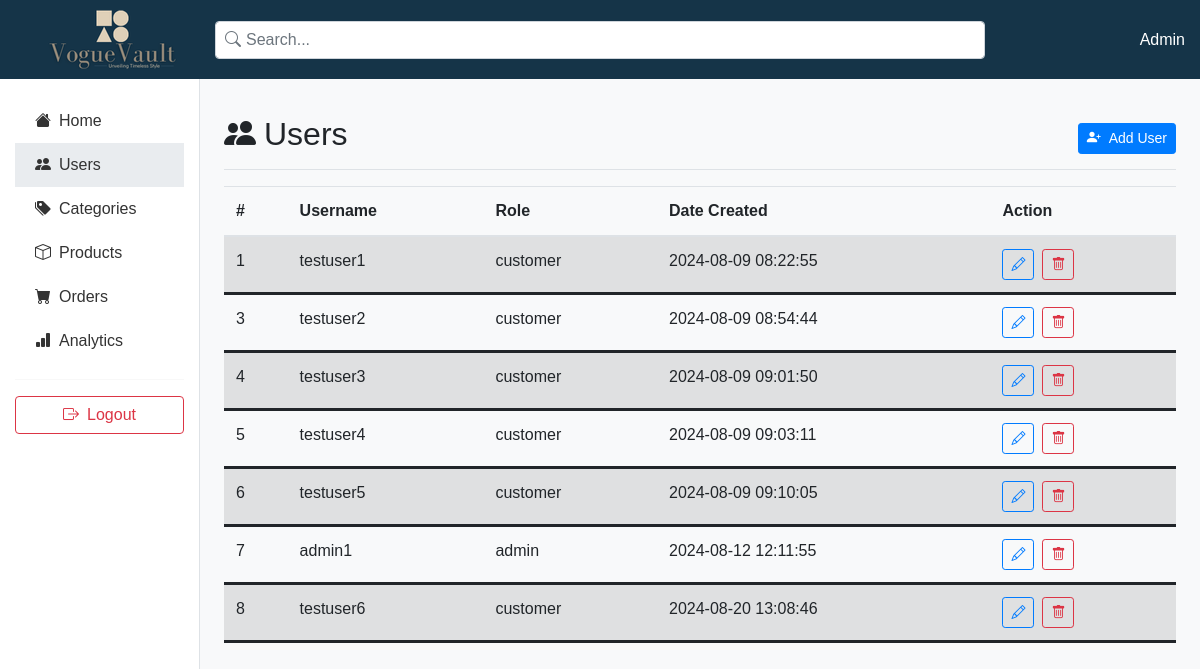
The page /admin/admin_users.php (signed in) on the database as committed earlier.
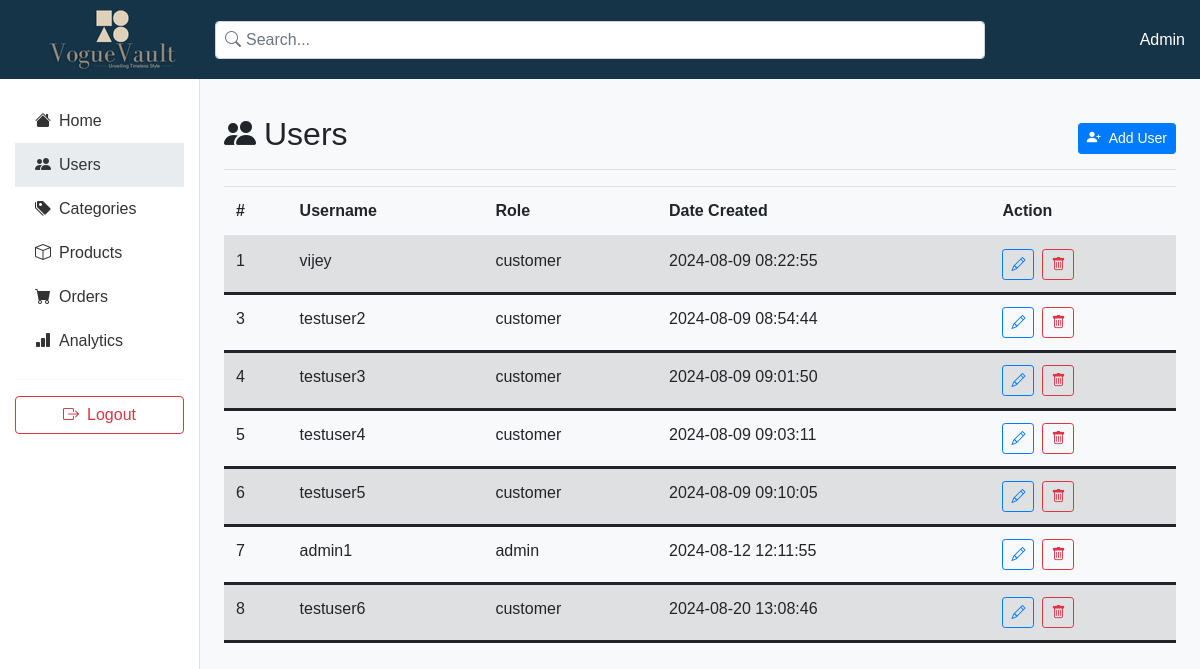
The same page on the database as committed later.
### tables this page shows
CREATE TABLE `users` (
  `id` int(11) NOT NULL,
  `username` varchar(50) NOT NULL,
  `password` varchar(255) NOT NULL,
  `email` varchar(100) NOT NULL,
  `role` varchar(20) NOT NULL DEFAULT 'customer',
  `gender` enum('male','female','other') NOT NULL,
  `birthday` date NOT NULL,
  `created_at` timestamp NOT NULL DEFAULT current_timestamp(),
  `reset_token` varchar(100) DEFAULT NULL
);

### admin/admin_users.php (the view, shortened to what the changed rows need)
<?php
require_once '../includes/connection.php';
$sql = "SELECT * FROM users";
$stmt = $pdo->query($sql);
?>
<!DOCTYPE html>
<html lang="en">
<head>
    <link href="../assets/fonts/poppins.css" rel="stylesheet">
    <link rel="stylesheet" href="../assets/css/bootstrap.min.css">
    <link rel="stylesheet" href="../assets/css/bootstrap-icons.min.css">
    <link rel="stylesheet" href="https://cdnjs.cloudflare.com/ajax/libs/bootstrap-icons/1.5.0/font/bootstrap-icons.min.css">
</head>
<body>
    <div class="container-fluid">
        <div class="row">
            <main class="col-md-9 ms-sm-auto col-lg-10 px-md-4 main-content">
                <div class="d-flex justify-content-between flex-wrap flex-md-nowrap align-items-center pt-3 pb-2 mb-3 border-bottom">
                    <h2><i class="bi bi-people-fill me-2"></i>Users</h2>
                </div>
                <div class="table-responsive">
                    <table class="table table-striped table-md">
                        <thead>
                            <tr>
                                <th>#</th>
                                <th>Username</th>
                                <th>Role</th>
                                <th>Date Created</th>
                                <th>Action</th>
                            </tr>
                        </thead>
                        <tbody>
                        <?php
                            if ($stmt) {
                                while ($row = $stmt->fetch(PDO::FETCH_ASSOC)) {
                                    echo "<tr data-user-id='" . htmlspecialchars($row["id"]) . "'>";
                                    echo "<td>" . htmlspecialchars($row["id"]) . "</td>";
                                    echo "<td>" . htmlspecialchars($row["username"]) . "</td>";
                                    echo "<td>" . htmlspecialchars($row["role"]) . "</td>";
                                    echo "<td>" . htmlspecialchars($row["created_at"]) . "</td>";
                                    echo "<td>";
                                    echo "<button class='btn btn-sm btn-outline-primary me-2' data-bs-toggle='modal' data-bs-target='#editUserModal' data-user-id='" . htmlspecialchars($row["id"]) . "'><i class='bi bi-pencil'></i></button>";
                                    echo "<button class='btn btn-sm btn-outline-danger' data-bs-toggle='modal' data-bs-target='#deleteModal' data-user-id='" . htmlspecialchars($row["id"]) . "'><i class='bi bi-trash'></i></button>";
                                    echo "</td>";
                                    echo "</tr>";
                                }
                            } else {
                                echo "<tr><td colspan='5'>No users found</td></tr>";
                            }
                            ?>
                        </tbody>
                    </table>
                </div>
            </main>
        </div>
    </div>
</body>
</html>

Rows that differ between the two databases and show on the page:
changed users id 1: username "testuser1" → "vijey"
